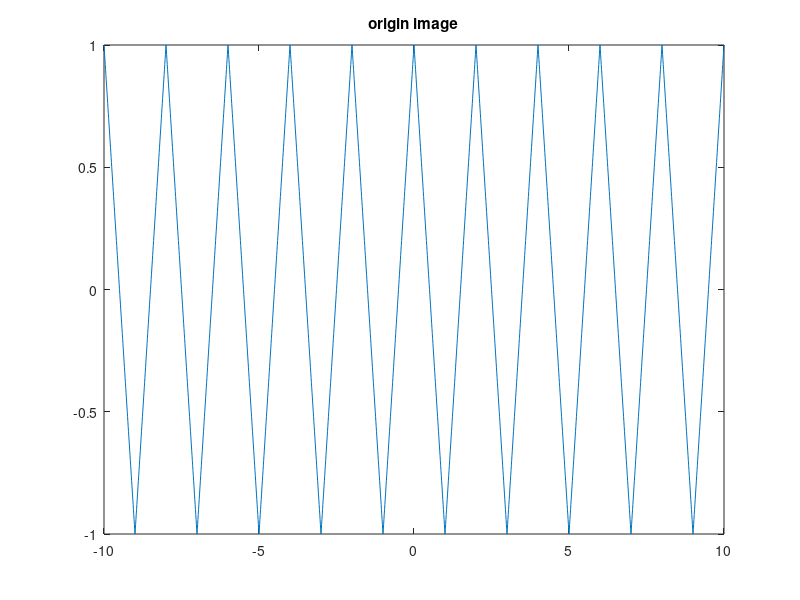
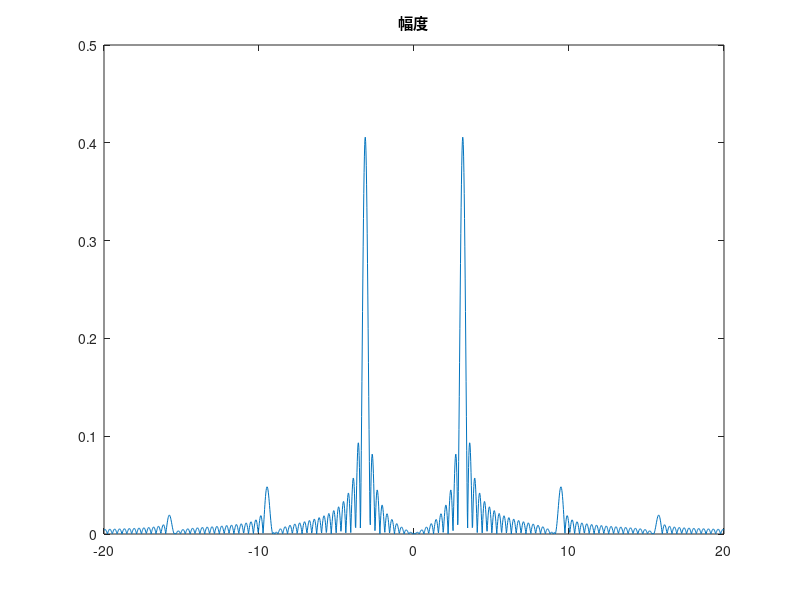
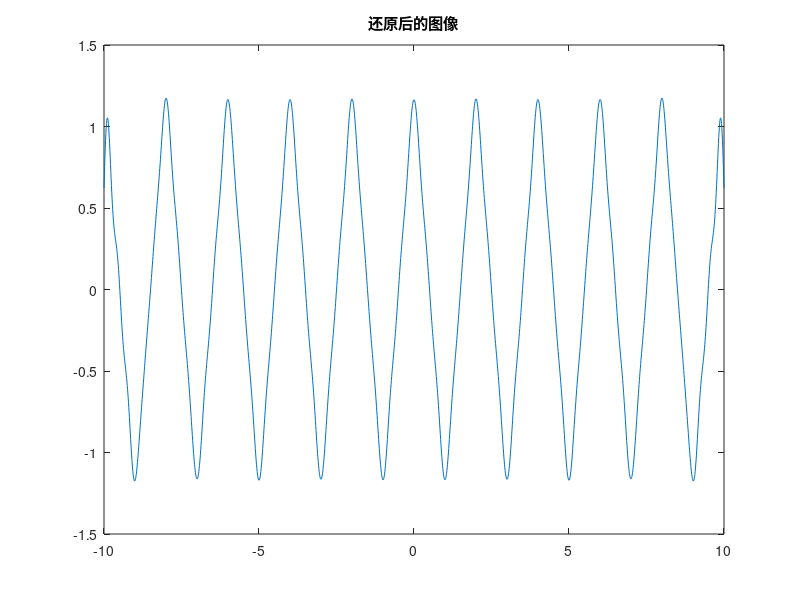

Recreate these plots in MATLAB, in order.
t=-10:0.01:10;
f=sawtooth((t-1)*pi,0.5);
plot(t,f);
title('origin image');
figure;
N=2000;
deltaT=1/N;
delta=0.01;
w=-20:delta*2:20;
F=deltaT*f*exp(-j*t'*w);
plot(w,abs(F));
title('幅度');
figure;

deltaW=0.5;%omega/K omega 是频域采样的区间长度 K是时域采样点个数
f1=deltaW*F*exp(j*w'*t)./(2.0*pi);
plot(t,f1);
title('还原后的图像');